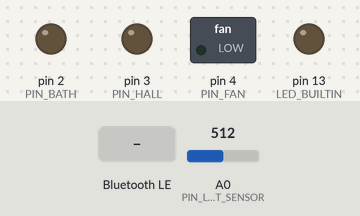
Bench run of a sketch on a simulated Arduino Nano, built with avr-gcc and run on an emulated ATmega328P. Shown: switched loads named in the sketch (green lamp = pin HIGH), output pins drawn as LEDs (lit = HIGH). Inputs (shaded band) come from the test bench; at power-on: A0 (PIN_LIGHT_SENSOR) = 512. Nothing arrives over Bluetooth unless stated; a phone connects over Bluetooth LE 3 s after start; what the sketch prints to the serial monitor is not drawn.

Above: at 2.4 s.
2.5 s: Bluetooth LE write "0" received
At 5.0 s:
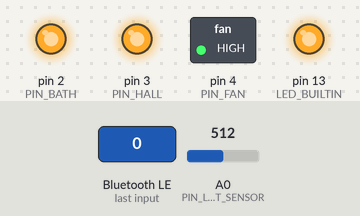
5.5 s: Bluetooth LE write "1" received
At 6.1 s:
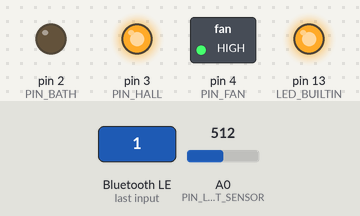
7.0 s: Bluetooth LE write "2" received
At 7.3 s:
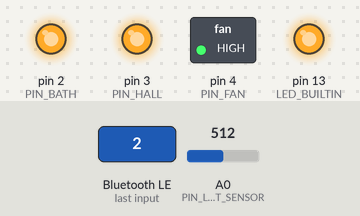
Timing chart, 0 to 10.0 s (numbered marks = the images above; inputs shaded):
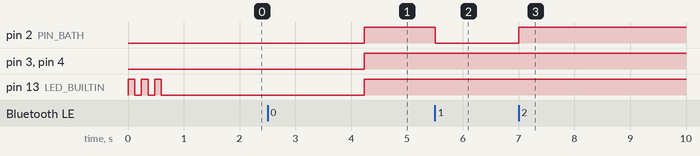

The sketch:

Task8.1AudioProcessing.ino
```cpp
/*
 * SIT210 Task 8.1HD — Arduino Nano 33 IoT
 *
 * Voice-activated lighting (assessed path): microphone and speech run on the
 * Raspberry Pi; this sketch runs on the Arduino with LEDs, light sensor, and
 * exhaust fan (demo with LEDs). Pi and Arduino communicate over Bluetooth
 * Low Energy (BLE).
 *
 * IDE: board package "Arduino Mbed OS Nano Boards" → Arduino Nano 33 IoT.
 * Library: ArduinoBLE (Library Manager).
 *
 * Pins:
 *   D2 — bathroom light (LED + resistor)
 *   D3 — hallway light (LED + resistor)
 *   D4 — exhaust fan (LED or relay + driver)
 *   A0 — light sensor (analog voltage divider)
 *
 * BLE local name: Task8.1AudioProcessing
 *
 * GATT (must match raspberry_pi/voice_bluetooth_control.py):
 *   Service 12345678-1234-1234-1234-123456789001
 *   Command (write byte): ...89002 — 0x00 all off; 0x01/02 bath on/off;
 *                          0x03/04 hall on/off; 0x05/06 fan on/off; 0xFF poll
 *   Status (read 2 bytes): ...89003 — [mask][light 0..255]
 *                          mask bit0 bath, bit1 hall, bit2 fan
 *
 * Light level: bathroom and hallway ON only when room is dark enough (LIGHT_ON_MAX).
 * Fan is not gated by light level.
 */

#include <ArduinoBLE.h>

const int PIN_BATH = 2;
const int PIN_HALL = 3;
const int PIN_FAN = 4;
const int PIN_LIGHT_SENSOR = A0;
const uint8_t LIGHT_ON_MAX = 255;

// LED polarity:
// If LEDs turn ON when the output pin is HIGH, set OUTPUT_ACTIVE_HIGH=true.
// If LEDs turn ON when the output pin is LOW, set OUTPUT_ACTIVE_HIGH=false.
const bool OUTPUT_ACTIVE_HIGH = false;
const uint8_t OUTPUT_ON_LEVEL = OUTPUT_ACTIVE_HIGH ? HIGH : LOW;
const uint8_t OUTPUT_OFF_LEVEL = OUTPUT_ACTIVE_HIGH ? LOW : HIGH;

#define CMD_ALL_OFF 0x00
#define CMD_BATH_ON 0x01
#define CMD_BATH_OFF 0x02
#define CMD_HALL_ON 0x03
#define CMD_HALL_OFF 0x04
#define CMD_FAN_ON 0x05
#define CMD_FAN_OFF 0x06
#define CMD_POLL 0xFF

#define MASK_BATH 0x01
#define MASK_HALL 0x02
#define MASK_FAN 0x04

BLEService lightsService("12345678-1234-1234-1234-123456789001");
BLEByteCharacteristic commandChar("12345678-1234-1234-1234-123456789002", BLEWrite);
BLECharacteristic statusChar("12345678-1234-1234-1234-123456789003", BLERead, 2);

// Start with all outputs ON (bathroom, hallway, fan).
// Requirement: `{room} on/off` should only change that room LED.
byte outputMask = MASK_BATH | MASK_HALL | MASK_FAN;

void applyOutputs() {
  digitalWrite(PIN_BATH, (outputMask & MASK_BATH) ? OUTPUT_ON_LEVEL : OUTPUT_OFF_LEVEL);
  digitalWrite(PIN_HALL, (outputMask & MASK_HALL) ? OUTPUT_ON_LEVEL : OUTPUT_OFF_LEVEL);
  digitalWrite(PIN_FAN, (outputMask & MASK_FAN) ? OUTPUT_ON_LEVEL : OUTPUT_OFF_LEVEL);
}

byte readLightByte() {
  int raw = analogRead(PIN_LIGHT_SENSOR);
  return (byte)map(constrain(raw, 0, 1023), 0, 1023, 0, 255);
}

void refreshStatusChar() {
  byte buf[2] = {outputMask, readLightByte()};
  statusChar.writeValue(buf, 2);
}

bool darkEnoughForLights() {
  return readLightByte() <= LIGHT_ON_MAX;
}

void onCommand(byte cmd) {
  Serial.print("CMD received: 0x");
  Serial.println(cmd, HEX);
  switch (cmd) {
    case CMD_ALL_OFF:
      outputMask = 0;
      break;
    case CMD_BATH_ON:
      if (darkEnoughForLights()) {
        outputMask |= MASK_BATH;
      } else {
        Serial.println("Bath light ON ignored (too bright).");
      }
      break;
    case CMD_BATH_OFF:
      outputMask &= (byte)~MASK_BATH;
      break;
    case CMD_HALL_ON:
      if (darkEnoughForLights()) {
        outputMask |= MASK_HALL;
      } else {
        Serial.println("Hall light ON ignored (too bright).");
      }
      break;
    case CMD_HALL_OFF:
      outputMask &= (byte)~MASK_HALL;
      break;
    case CMD_FAN_ON:
      outputMask |= MASK_FAN;
      break;
    case CMD_FAN_OFF:
      outputMask &= (byte)~MASK_FAN;
      break;
    case CMD_POLL:
      break;
    default:
      break;
  }

  // Show what we think we are driving.
  Serial.print("New outputMask=");
  Serial.println(outputMask, BIN);

  uint8_t bathLevel = (outputMask & MASK_BATH) ? OUTPUT_ON_LEVEL : OUTPUT_OFF_LEVEL;
  uint8_t hallLevel = (outputMask & MASK_HALL) ? OUTPUT_ON_LEVEL : OUTPUT_OFF_LEVEL;
  uint8_t fanLevel = (outputMask & MASK_FAN) ? OUTPUT_ON_LEVEL : OUTPUT_OFF_LEVEL;
  Serial.print("Pin levels => bath(D2)=");
  Serial.print(bathLevel);
  Serial.print(" hall(D3)=");
  Serial.print(hallLevel);
  Serial.print(" fan(D4)=");
  Serial.println(fanLevel);

  applyOutputs();
  refreshStatusChar();
}

void setup() {
  pinMode(PIN_BATH, OUTPUT);
  pinMode(PIN_HALL, OUTPUT);
  pinMode(PIN_FAN, OUTPUT);
  pinMode(LED_BUILTIN, OUTPUT);
  applyOutputs();

  // Visual proof the sketch runs (works even if USB Serial is not opened yet)
  for (int i = 0; i < 3; i++) {
    digitalWrite(LED_BUILTIN, HIGH);
    delay(120);
    digitalWrite(LED_BUILTIN, LOW);
    delay(120);
  }

  Serial.begin(115200);
  // On Nano 33 IoT, Serial output can be delayed if the monitor is not open.
  // Do not block here; just give the USB-CDC stack a moment.
  delay(500);

  Serial.println();
  Serial.println("=== Task8.1AudioProcessing | Nano 33 IoT | 115200 baud ===");
  Serial.println("BLE: starting radio…");
  Serial.flush();

  if (!BLE.begin()) {
    Serial.println("ERROR: BLE.begin() failed (check board + ArduinoBLE + NINA firmware).");
    Serial.flush();
    for (;;) {
      digitalWrite(LED_BUILTIN, HIGH);
      delay(200);
      digitalWrite(LED_BUILTIN, LOW);
      delay(200);
    }
  }

  BLE.setLocalName("Task8.1AudioProcessing");
  BLE.setAdvertisedService(lightsService);
  commandChar.writeValue(0);
  lightsService.addCharacteristic(commandChar);
  byte initStatus[2] = {outputMask, readLightByte()};
  statusChar.writeValue(initStatus, 2);
  lightsService.addCharacteristic(statusChar);
  BLE.addService(lightsService);
  BLE.advertise();

  Serial.println("BLE advertising as: Task8.1AudioProcessing");
  Serial.print("BLE address: ");
  Serial.println(BLE.address());
  Serial.flush();
  Serial.println("If this window was empty: Tools > Port > pick Nano USB, 115200 baud, press RESET.");
  Serial.flush();
}

void loop() {
  BLE.poll();
  if (commandChar.written()) {
    onCommand(commandChar.value());
  }
  static unsigned long last = 0;
  static unsigned long lastHb = 0;
  unsigned long now = millis();

  if (BLE.connected()) {
    digitalWrite(LED_BUILTIN, HIGH);
  } else {
    digitalWrite(LED_BUILTIN, LOW);
  }

  if (now - last > 500) {
    last = now;
    refreshStatusChar();
  }

  // Always print something every 2 seconds so we can confirm Serial output works.
  if (now - lastHb > 2000) {
    lastHb = now;
    Serial.print("Heartbeat: BLE.connected=");
    Serial.println(BLE.connected() ? "true" : "false");
    Serial.flush();
  }
}
```

Measured:
- after the input at 2.5 s, pin 2 (PIN_BATH), pin 3 (PIN_HALL), pin 4 (PIN_FAN): LOW → HIGH after 1.7 s
- after the input at 5.5 s, pin 2 (PIN_BATH): HIGH → LOW at once
- after the input at 7.0 s, pin 2 (PIN_BATH): LOW → HIGH at once
